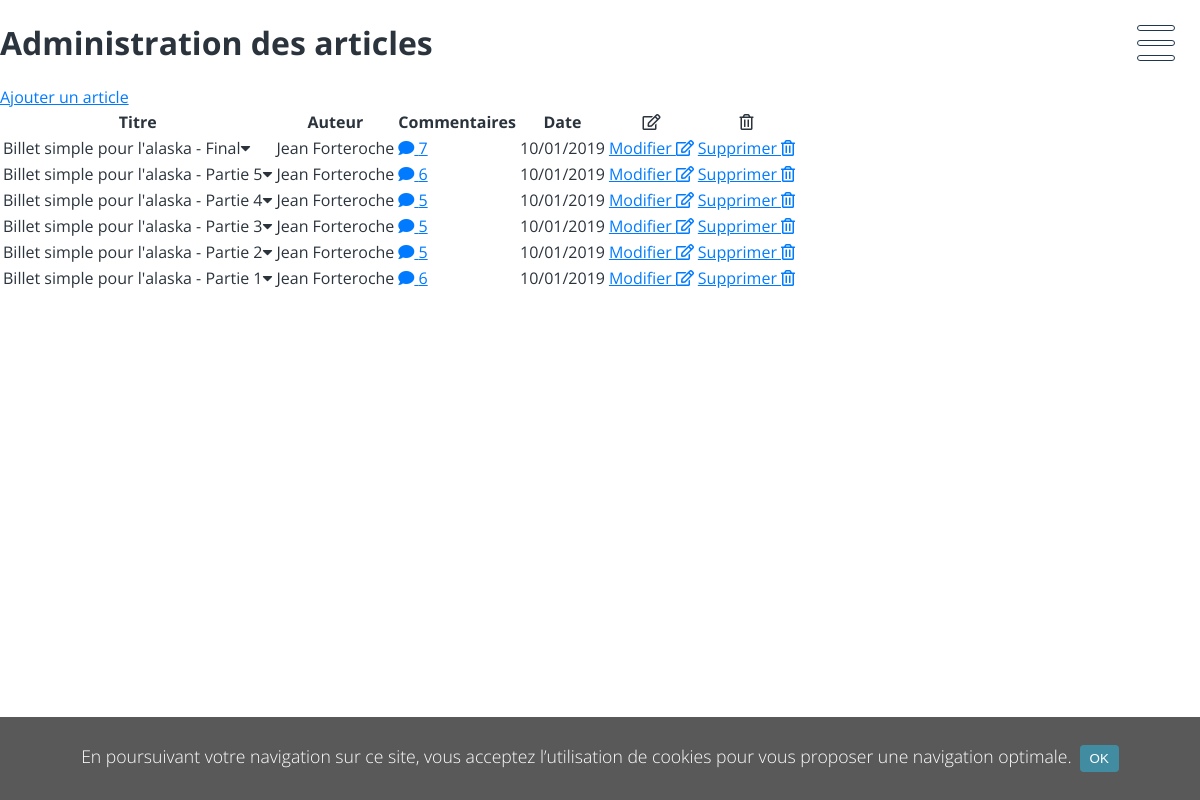
The app's page /index.php?action=listPostsAdmin (signed in) with its own data.
### tables this page shows
CREATE TABLE IF NOT EXISTS `posts` (
  `id` int(11) NOT NULL AUTO_INCREMENT,
  `title` text NOT NULL,
  `content` text NOT NULL,
  `author_id` int(11) NOT NULL,
  `creation_date` timestamp NOT NULL DEFAULT CURRENT_TIMESTAMP,
  PRIMARY KEY (`id`)
);

CREATE TABLE IF NOT EXISTS `users` (
  `id` int(11) NOT NULL AUTO_INCREMENT,
  `user_pseudo` varchar(100) NOT NULL,
  `user_login` varchar(50) NOT NULL,
  `user_password` varchar(255) NOT NULL,
  PRIMARY KEY (`id`)
);

### index.php (called while the page is built, shortened)
<?php
require_once "Autoloader.php";
$namespace = '\ClementPatigny\Controller\\';
if (isset($_GET['action']) && !empty($_GET['action'])) {
    $action = $_GET['action'];
} else {
    $action = 'listPosts';
    $controller = $namespace . 'PostsController';
}
$controller = new $controller();
$controller->$action();

### model/PostsManager.php (called while the page is built, shortened)
<?php
class PostsManager extends Manager {
    public function getPosts() {
        $db = $this->connectDb();
        $q = $db->query("SELECT posts.id, title, content, user_pseudo, creation_date FROM posts INNER JOIN users ON posts.author_id = users.id ORDER BY creation_date DESC");
        $posts = [];
        while ($post = $q->fetch()) {
            $commentsManager = new CommentsManager();
            $nbComments = $commentsManager->getNbPostComments($post['id']);
            $postFeatures = [
                'content' => $post['content'],
                'title' => $post['title'],
                'id' => $post['id'],
                'nbComments' => $nbComments['nb_comments'],
                'author' => $post['user_pseudo'],
                'creationDate' => $post['creation_date']
            ];
            $posts[] = new Post($postFeatures);
        }
        return $posts;
    }
}

### Autoloader.php (called while the page is built, shortened)
<?php
class Autoloader {
    static function autoload($class) {
        $class = str_replace('ClementPatigny\\', '', $class);
        $class = str_replace('\\', '/', $class);
        $class = lcfirst($class) . '.php';
    }
}

### model/CommentsManager.php (called while the page is built, shortened)
<?php
class CommentsManager extends Manager {
    public function getNbPostComments($postId) {
        $db = $this->connectDb();
        $q = $db->prepare('SELECT COUNT(*) AS nb_comments FROM comments WHERE post_id = ?');
        $q->execute([$postId]);
        $nbComments = $q->fetch();
        return $nbComments;
    }
}

### model/Post.php (called while the page is built, shortened)
<?php
class Post {
    private $_id;
    private $_title;
    private $_creationDate;
    private $_nbComments;
    private $_author;
    public function hydrate($post) {
        foreach($post as $key => $value) {
            $setter = 'set' . ucfirst($key);
        }
    }
    public function setTitle($title) {
        if (is_string($title)) {
            $this->_title = $title;
        }
    }
    public function setId($id) {
        $this->_id = (int) $id;
    }
    public function setAuthor($author) {
        if (is_string($author)) {
            $this->_author = $author;
        }
    }
    public function setNbComments($nbComments) {
        $this->_nbComments = (int) $nbComments;
    }
    public function setCreationDate($creationDate) {
        $this->_creationDate = new \datetime($creationDate);
    }
    public function getTitle() {
        return $this->_title;
    }
    public function getId() {
        return $this->_id;
    }
    public function getAuthor() {
        return $this->_author;
    }
    public function getCreationDate($format) {
        return $this->_creationDate->format($format);
    }
    public function getNbComments() {
        return $this->_nbComments;
    }
}

### view/postsAdmin.php (the view)
<h1>Administration des articles</h1>
<a id="add_post" href="index.php?action=addPost">Ajouter un article</a>
<table>
    <thead>
        <tr>
            <th>Titre</th>
            <th>Auteur</th>
            <th>Commentaires</th>
            <th>Date</th>
            <th><i class="far fa-edit"></i></th>
            <th><i class="far fa-trash-alt"></i></th>
        </tr>
    </thead>
    <tbody>
        <?php foreach($posts as $post): ?>
            <tr>
                <td><?= $post->getTitle() ?><i class="fas fa-caret-down"></i></td>
                <td class="author"><?= $post->getAuthor() ?></td>
                <td class="nb_comments">
                    <?php if ($post->getNbComments() == 0): ?>
                        <span><i class="fas fa-comment"></i> 0</span>
                    <?php else: ?>
                        <a href="index.php?action=listPostComments&id=<?= $post->getId() ?>"><i class="fas fa-comment"></i> <?= $post->getNbComments() ?></a>
                    <?php endif; ?>
                </td>
                <td class="date"><?= $post->getCreationDate('d/m/Y') ?></td>
                <td class="td_edit"><a href="index.php?action=editPost&id=<?= $post->getId() ?>" class="edit">Modifier <i class="far fa-edit"></i></a></td>
                <td class="td_delete"><a href="index.php?action=deletePost&id=<?= $post->getId() ?>" class="delete">Supprimer <i class="far fa-trash-alt"></i></a></td>
            </tr>
        <?php endforeach; ?>
    </tbody>
</table>

### controller/AppController.php (shortened to what this page needs)
<?php
class AppController {
    public function render(array $views, $variables = []) {
        extract($variables);
        foreach($views as $view) {
            require_once 'view/' . $view . '.php';
        }
        require_once "view/template.php";
    }
}

### public/css/style.css (style rules this page uses)
:root { --arrow-width: 25px; --roboto: 'Roboto', sans-serif; --open-sans: 'Open Sans', sans-serif; }
body { margin: 0; font-family: var(--open-sans); color: #2b343d; }
a { color: #007bff; }

### records on screen
posts: title "Billet simple pour l'alaska - Final", author.user_pseudo "Jean Forteroche", NbComments "7", creation_date "10/01/2019"
posts: title "Billet simple pour l'alaska - Partie 5", author.user_pseudo "Jean Forteroche", NbComments "6", creation_date "10/01/2019"
posts: title "Billet simple pour l'alaska - Partie 4", author.user_pseudo "Jean Forteroche", NbComments "5", creation_date "10/01/2019"
posts: title "Billet simple pour l'alaska - Partie 3", author.user_pseudo "Jean Forteroche", NbComments "5", creation_date "10/01/2019"
posts: title "Billet simple pour l'alaska - Partie 2", author.user_pseudo "Jean Forteroche", NbComments "5", creation_date "10/01/2019"
posts: title "Billet simple pour l'alaska - Partie 1", author.user_pseudo "Jean Forteroche", NbComments "6", creation_date "10/01/2019"
